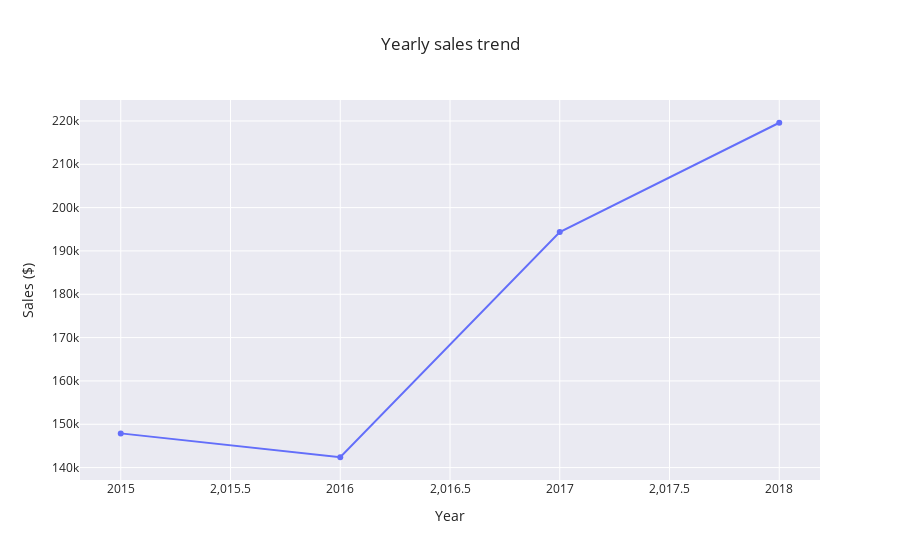

Notebook code for this chart:
### Code cell
#By year 
df_cleaned['year'] = df_cleaned['Order Date'].dt.year # Add a new column called 'year' by extracting year for each 'Order date'
df_yearly = df_cleaned.groupby('year')[['Sales']].sum() #group the data by year and sum up for each year

df_yearly = df_yearly.reset_index()
fig_yearly = px.line(df_yearly, x='year', y='Sales', title ='Yearly sales trend')
fig_yearly.update_traces(mode='lines+markers')
fig_yearly.update_layout(xaxis_title='Year', yaxis_title='Sales ($)', template='seaborn')

fig_yearly.show()

### Figure 1 — Plotly figure (JSON) as saved in the notebook; plotly's stock layout.template omitted (floating-point values rounded to 4 significant figures)
{"data": [{"hovertemplate": "year=%{x}<br>Sales=%{y}<extra></extra>", "legendgroup": "", "line": {"color": "#636efa", "dash": "solid"}, "marker": {"symbol": "circle"}, "mode": "lines+markers", "name": "", "orientation": "v", "showlegend": false, "type": "scatter", "x": [2015, 2016, 2017, 2018], "xaxis": "x", "y": [147900.0, 142400.0, 194400.0, 219600.0], "yaxis": "y"}], "layout": {"autosize": true, "legend": {"tracegroupgap": 0}, "title": {"text": "Yearly sales trend"}, "xaxis": {"anchor": "y", "autorange": true, "domain": [0, 1], "range": [2015.0, 2018.0], "title": {"text": "Year"}, "type": "linear"}, "yaxis": {"anchor": "x", "autorange": true, "domain": [0, 1], "range": [136000.0, 226000.0], "title": {"text": "Sales ($)"}, "type": "linear"}}}
